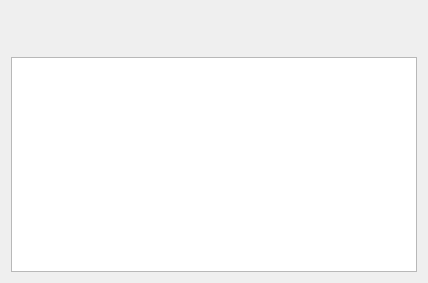
<?xml version="1.0" encoding="UTF-8"?>
<ui version="4.0">
 <class>QmlDesigner::RichTextEditor</class>
 <widget class="QWidget" name="QmlDesigner::RichTextEditor">
  <property name="geometry">
   <rect>
    <x>0</x>
    <y>0</y>
    <width>428</width>
    <height>283</height>
   </rect>
  </property>
  <property name="sizePolicy">
   <sizepolicy hsizetype="Preferred" vsizetype="Expanding">
    <horstretch>0</horstretch>
    <verstretch>5</verstretch>
   </sizepolicy>
  </property>
  <property name="windowTitle">
   <string notr="true">Form</string>
  </property>
  <layout class="QVBoxLayout" name="verticalLayout">
   <item>
    <widget class="QToolBar" name="toolBar">
     <property name="iconSize">
      <size>
       <width>36</width>
       <height>36</height>
      </size>
     </property>
    </widget>
   </item>
   <item>
    <widget class="QToolBar" name="tableBar">
     <property name="iconSize">
      <size>
       <width>36</width>
       <height>36</height>
      </size>
     </property>
    </widget>
   </item>
   <item>
    <widget class="QTextEdit" name="textEdit"/>
   </item>
  </layout>
 </widget>
 <resources/>
 <connections/>
</ui>
